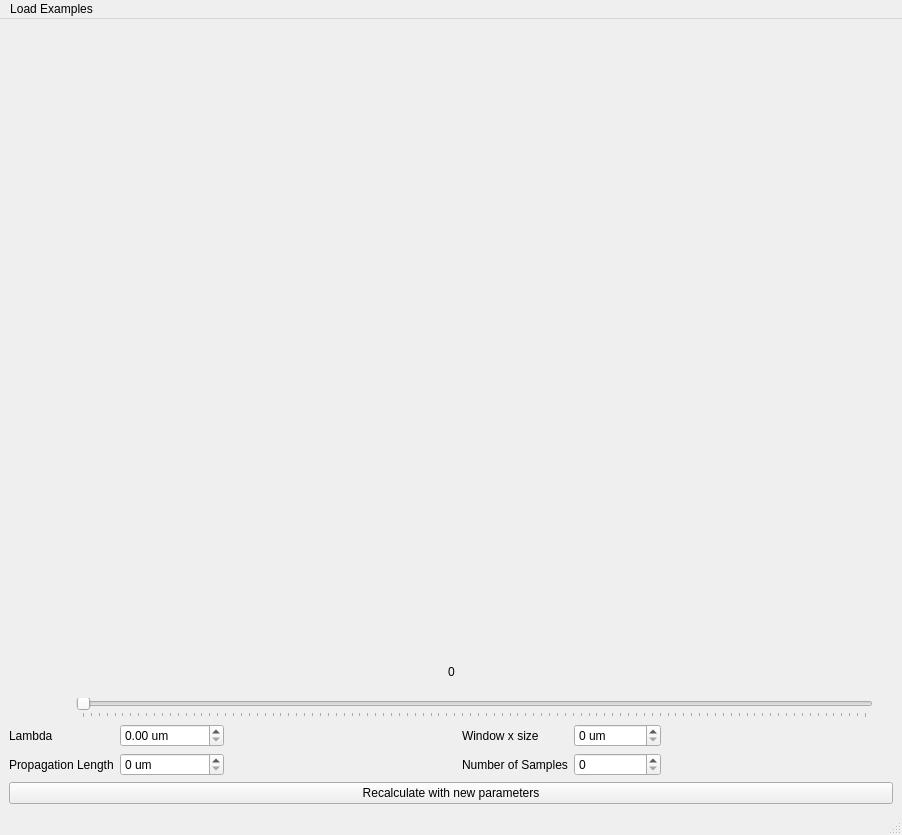
<?xml version="1.0" encoding="UTF-8"?>
<ui version="4.0">
 <class>MainWindow</class>
 <widget class="QMainWindow" name="MainWindow">
  <property name="geometry">
   <rect>
    <x>0</x>
    <y>0</y>
    <width>902</width>
    <height>835</height>
   </rect>
  </property>
  <property name="contextMenuPolicy">
   <enum>Qt::ActionsContextMenu</enum>
  </property>
  <property name="windowTitle">
   <string notr="true">FDBPM</string>
  </property>
  <property name="windowIcon">
   <iconset>
    <normaloff>:/icon/beampy-logo.png</normaloff>:/icon/beampy-logo.png</iconset>
  </property>
  <property name="autoFillBackground">
   <bool>false</bool>
  </property>
  <widget class="QWidget" name="centralwidget">
   <layout class="QGridLayout" name="gridLayout_4">
    <item row="1" column="0">
     <layout class="QVBoxLayout" name="verticalLayout">
      <item>
       <layout class="QHBoxLayout" name="horizontalLayout">
        <item>
         <spacer name="horizontalSpacer_3">
          <property name="orientation">
           <enum>Qt::Horizontal</enum>
          </property>
          <property name="sizeHint" stdset="0">
           <size>
            <width>40</width>
            <height>20</height>
           </size>
          </property>
         </spacer>
        </item>
        <item>
         <widget class="QLabel" name="label_slider">
          <property name="maximumSize">
           <size>
            <width>16777215</width>
            <height>40</height>
           </size>
          </property>
          <property name="text">
           <string>0</string>
          </property>
         </widget>
        </item>
        <item>
         <spacer name="horizontalSpacer_4">
          <property name="orientation">
           <enum>Qt::Horizontal</enum>
          </property>
          <property name="sizeHint" stdset="0">
           <size>
            <width>40</width>
            <height>20</height>
           </size>
          </property>
         </spacer>
        </item>
       </layout>
      </item>
      <item>
       <layout class="QHBoxLayout" name="horizontalLayout_3">
        <item>
         <spacer name="horizontalSpacer_2">
          <property name="orientation">
           <enum>Qt::Horizontal</enum>
          </property>
          <property name="sizeType">
           <enum>QSizePolicy::Fixed</enum>
          </property>
          <property name="sizeHint" stdset="0">
           <size>
            <width>67</width>
            <height>20</height>
           </size>
          </property>
         </spacer>
        </item>
        <item>
         <widget class="QSlider" name="SliderPos">
          <property name="cursor">
           <cursorShape>SplitHCursor</cursorShape>
          </property>
          <property name="orientation">
           <enum>Qt::Horizontal</enum>
          </property>
          <property name="tickPosition">
           <enum>QSlider::TicksBelow</enum>
          </property>
         </widget>
        </item>
        <item>
         <spacer name="horizontalSpacer_5">
          <property name="orientation">
           <enum>Qt::Horizontal</enum>
          </property>
          <property name="sizeType">
           <enum>QSizePolicy::Fixed</enum>
          </property>
          <property name="sizeHint" stdset="0">
           <size>
            <width>20</width>
            <height>20</height>
           </size>
          </property>
         </spacer>
        </item>
       </layout>
      </item>
      <item>
       <layout class="QGridLayout" name="gridLayout_2">
        <item row="0" column="2">
         <spacer name="horizontalSpacer">
          <property name="orientation">
           <enum>Qt::Horizontal</enum>
          </property>
          <property name="sizeHint" stdset="0">
           <size>
            <width>40</width>
            <height>20</height>
           </size>
          </property>
         </spacer>
        </item>
        <item row="0" column="0">
         <widget class="QLabel" name="label">
          <property name="text">
           <string>Lambda</string>
          </property>
         </widget>
        </item>
        <item row="1" column="1">
         <widget class="QSpinBox" name="spinBox_propLength">
          <property name="suffix">
           <string> um</string>
          </property>
          <property name="maximum">
           <number>10000000</number>
          </property>
         </widget>
        </item>
        <item row="0" column="1">
         <widget class="QDoubleSpinBox" name="doubleSpinBox_lambda">
          <property name="suffix">
           <string> um</string>
          </property>
          <property name="maximum">
           <double>1000000.000000000000000</double>
          </property>
         </widget>
        </item>
        <item row="0" column="3">
         <widget class="QLabel" name="label_4">
          <property name="text">
           <string>Window x size</string>
          </property>
         </widget>
        </item>
        <item row="0" column="5">
         <spacer name="horizontalSpacer_6">
          <property name="orientation">
           <enum>Qt::Horizontal</enum>
          </property>
          <property name="sizeHint" stdset="0">
           <size>
            <width>40</width>
            <height>20</height>
           </size>
          </property>
         </spacer>
        </item>
        <item row="1" column="0">
         <widget class="QLabel" name="label_3">
          <property name="text">
           <string>Propagation Length</string>
          </property>
         </widget>
        </item>
        <item row="0" column="4">
         <widget class="QSpinBox" name="spinBox_windowSize">
          <property name="suffix">
           <string> um</string>
          </property>
          <property name="maximum">
           <number>1000000</number>
          </property>
         </widget>
        </item>
        <item row="1" column="3">
         <widget class="QLabel" name="label_5">
          <property name="text">
           <string>Number of Samples</string>
          </property>
         </widget>
        </item>
        <item row="1" column="4">
         <widget class="QSpinBox" name="spinBox_numSamples">
          <property name="maximum">
           <number>1000</number>
          </property>
         </widget>
        </item>
       </layout>
      </item>
      <item>
       <widget class="QPushButton" name="pushButton">
        <property name="text">
         <string>Recalculate with new parameters</string>
        </property>
       </widget>
      </item>
     </layout>
    </item>
    <item row="0" column="0">
     <widget class="MplWidget" name="MplWidget" native="true">
      <property name="minimumSize">
       <size>
        <width>0</width>
        <height>600</height>
       </size>
      </property>
     </widget>
    </item>
   </layout>
  </widget>
  <widget class="QMenuBar" name="menubar">
   <property name="geometry">
    <rect>
     <x>0</x>
     <y>0</y>
     <width>902</width>
     <height>22</height>
    </rect>
   </property>
   <property name="nativeMenuBar">
    <bool>false</bool>
   </property>
   <widget class="QMenu" name="menuLoad_Examples">
    <property name="title">
     <string>Load Examples</string>
    </property>
    <addaction name="actionFree_Space_Propagation"/>
    <addaction name="actionOne_Waveguide"/>
    <addaction name="actionThree_Waveguides"/>
   </widget>
   <addaction name="menuLoad_Examples"/>
  </widget>
  <widget class="QStatusBar" name="statusbar"/>
  <action name="actionFree_Space_Propagation">
   <property name="text">
    <string>Free Space Propagation</string>
   </property>
  </action>
  <action name="actionOne_Waveguide">
   <property name="text">
    <string>One Waveguide</string>
   </property>
  </action>
  <action name="actionThree_Waveguides">
   <property name="text">
    <string>Three Waveguides</string>
   </property>
  </action>
 </widget>
 <customwidgets>
  <customwidget>
   <class>MplWidget</class>
   <extends>QWidget</extends>
   <header location="global">easy_gui</header>
   <container>1</container>
  </customwidget>
 </customwidgets>
 <resources/>
 <connections/>
</ui>
